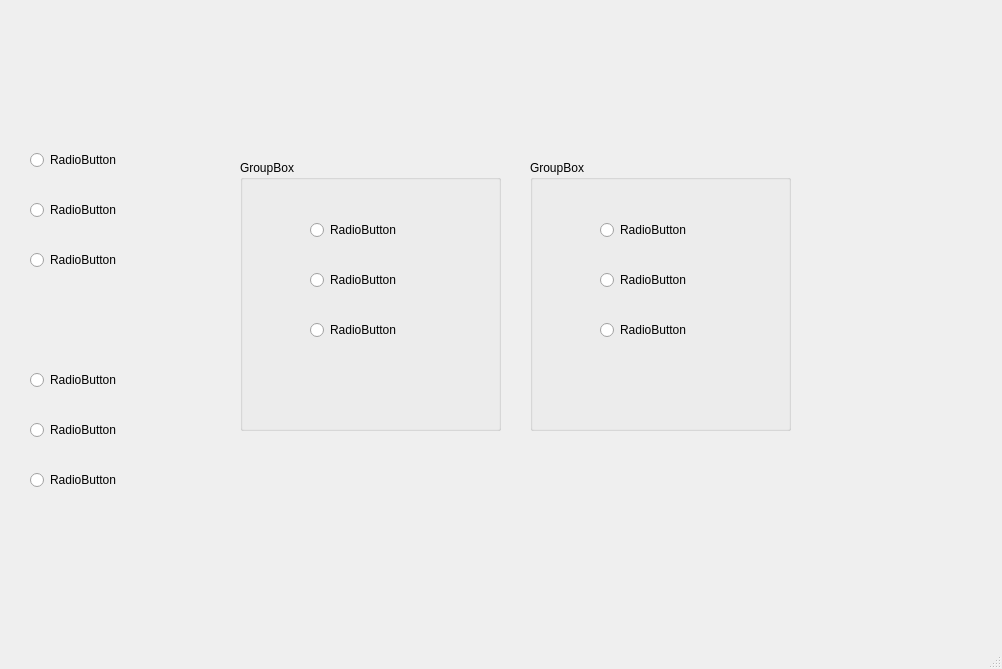
<?xml version="1.0" encoding="UTF-8"?>
<ui version="4.0">
 <class>MainWindow</class>
 <widget class="QMainWindow" name="MainWindow">
  <property name="geometry">
   <rect>
    <x>0</x>
    <y>0</y>
    <width>1002</width>
    <height>669</height>
   </rect>
  </property>
  <property name="windowTitle">
   <string>MainWindow</string>
  </property>
  <widget class="QWidget" name="centralwidget">
   <widget class="QLabel" name="label">
    <property name="geometry">
     <rect>
      <x>760</x>
      <y>10</y>
      <width>211</width>
      <height>101</height>
     </rect>
    </property>
    <property name="styleSheet">
     <string notr="true">border-image: url(:/Logos/uat logo.jpg);</string>
    </property>
    <property name="text">
     <string/>
    </property>
   </widget>
   <widget class="QLabel" name="label_8">
    <property name="geometry">
     <rect>
      <x>790</x>
      <y>460</y>
      <width>181</width>
      <height>151</height>
     </rect>
    </property>
    <property name="styleSheet">
     <string notr="true">border-image: url(:/Logos/logo programador.png);</string>
    </property>
    <property name="text">
     <string/>
    </property>
   </widget>
   <widget class="QRadioButton" name="radioButton">
    <property name="geometry">
     <rect>
      <x>30</x>
      <y>150</y>
      <width>95</width>
      <height>20</height>
     </rect>
    </property>
    <property name="text">
     <string>RadioButton</string>
    </property>
   </widget>
   <widget class="QRadioButton" name="radioButton_2">
    <property name="geometry">
     <rect>
      <x>30</x>
      <y>200</y>
      <width>95</width>
      <height>20</height>
     </rect>
    </property>
    <property name="text">
     <string>RadioButton</string>
    </property>
   </widget>
   <widget class="QRadioButton" name="radioButton_3">
    <property name="geometry">
     <rect>
      <x>30</x>
      <y>250</y>
      <width>95</width>
      <height>20</height>
     </rect>
    </property>
    <property name="text">
     <string>RadioButton</string>
    </property>
   </widget>
   <widget class="QGroupBox" name="groupBox">
    <property name="geometry">
     <rect>
      <x>240</x>
      <y>160</y>
      <width>261</width>
      <height>271</height>
     </rect>
    </property>
    <property name="title">
     <string>GroupBox</string>
    </property>
    <widget class="QRadioButton" name="radioButton_4">
     <property name="geometry">
      <rect>
       <x>70</x>
       <y>60</y>
       <width>95</width>
       <height>20</height>
      </rect>
     </property>
     <property name="text">
      <string>RadioButton</string>
     </property>
    </widget>
    <widget class="QRadioButton" name="radioButton_5">
     <property name="geometry">
      <rect>
       <x>70</x>
       <y>110</y>
       <width>95</width>
       <height>20</height>
      </rect>
     </property>
     <property name="text">
      <string>RadioButton</string>
     </property>
    </widget>
    <widget class="QRadioButton" name="radioButton_6">
     <property name="geometry">
      <rect>
       <x>70</x>
       <y>160</y>
       <width>95</width>
       <height>20</height>
      </rect>
     </property>
     <property name="text">
      <string>RadioButton</string>
     </property>
    </widget>
   </widget>
   <widget class="QGroupBox" name="groupBox_2">
    <property name="geometry">
     <rect>
      <x>530</x>
      <y>160</y>
      <width>261</width>
      <height>271</height>
     </rect>
    </property>
    <property name="title">
     <string>GroupBox</string>
    </property>
    <widget class="QRadioButton" name="radioButton_7">
     <property name="geometry">
      <rect>
       <x>70</x>
       <y>60</y>
       <width>95</width>
       <height>20</height>
      </rect>
     </property>
     <property name="text">
      <string>RadioButton</string>
     </property>
    </widget>
    <widget class="QRadioButton" name="radioButton_8">
     <property name="geometry">
      <rect>
       <x>70</x>
       <y>110</y>
       <width>95</width>
       <height>20</height>
      </rect>
     </property>
     <property name="text">
      <string>RadioButton</string>
     </property>
    </widget>
    <widget class="QRadioButton" name="radioButton_9">
     <property name="geometry">
      <rect>
       <x>70</x>
       <y>160</y>
       <width>95</width>
       <height>20</height>
      </rect>
     </property>
     <property name="text">
      <string>RadioButton</string>
     </property>
    </widget>
   </widget>
   <widget class="QLabel" name="label_2">
    <property name="geometry">
     <rect>
      <x>20</x>
      <y>-40</y>
      <width>291</width>
      <height>161</height>
     </rect>
    </property>
    <property name="styleSheet">
     <string notr="true">border-image: url(:/Logos/ingenieria logo.png);</string>
    </property>
    <property name="text">
     <string/>
    </property>
   </widget>
   <widget class="QRadioButton" name="radioButton_10">
    <property name="geometry">
     <rect>
      <x>30</x>
      <y>370</y>
      <width>95</width>
      <height>20</height>
     </rect>
    </property>
    <property name="text">
     <string>RadioButton</string>
    </property>
   </widget>
   <widget class="QRadioButton" name="radioButton_11">
    <property name="geometry">
     <rect>
      <x>30</x>
      <y>420</y>
      <width>95</width>
      <height>20</height>
     </rect>
    </property>
    <property name="text">
     <string>RadioButton</string>
    </property>
   </widget>
   <widget class="QRadioButton" name="radioButton_12">
    <property name="geometry">
     <rect>
      <x>30</x>
      <y>470</y>
      <width>95</width>
      <height>20</height>
     </rect>
    </property>
    <property name="text">
     <string>RadioButton</string>
    </property>
   </widget>
  </widget>
  <widget class="QMenuBar" name="menubar">
   <property name="geometry">
    <rect>
     <x>0</x>
     <y>0</y>
     <width>1002</width>
     <height>26</height>
    </rect>
   </property>
  </widget>
  <widget class="QStatusBar" name="statusbar"/>
 </widget>
 <resources>
  <include location="recursos.qrc"/>
 </resources>
 <connections/>
</ui>
